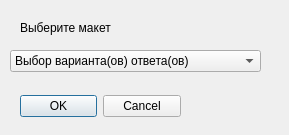
<?xml version="1.0" encoding="UTF-8"?>
<ui version="4.0">
 <class>Dialog</class>
 <widget class="QDialog" name="Dialog">
  <property name="geometry">
   <rect>
    <x>0</x>
    <y>0</y>
    <width>289</width>
    <height>135</height>
   </rect>
  </property>
  <property name="windowTitle">
   <string>Dialog</string>
  </property>
  <widget class="QDialogButtonBox" name="buttonBox">
   <property name="geometry">
    <rect>
     <x>20</x>
     <y>90</y>
     <width>161</width>
     <height>32</height>
    </rect>
   </property>
   <property name="orientation">
    <enum>Qt::Horizontal</enum>
   </property>
   <property name="standardButtons">
    <set>QDialogButtonBox::Cancel|QDialogButtonBox::Ok</set>
   </property>
  </widget>
  <widget class="QComboBox" name="paramSelect_maket">
   <property name="geometry">
    <rect>
     <x>10</x>
     <y>50</y>
     <width>251</width>
     <height>22</height>
    </rect>
   </property>
   <item>
    <property name="text">
     <string>Выбор варианта(ов) ответа(ов)</string>
    </property>
   </item>
   <item>
    <property name="text">
     <string>Запись ответа</string>
    </property>
   </item>
   <item>
    <property name="text">
     <string>Сопоставление</string>
    </property>
   </item>
   <item>
    <property name="text">
     <string>Развернутый ответ (проверяется вручную)</string>
    </property>
   </item>
  </widget>
  <widget class="QLabel" name="visual_choose_maket">
   <property name="geometry">
    <rect>
     <x>20</x>
     <y>20</y>
     <width>101</width>
     <height>16</height>
    </rect>
   </property>
   <property name="text">
    <string>Выберите макет</string>
   </property>
  </widget>
 </widget>
 <resources/>
 <connections>
  <connection>
   <sender>buttonBox</sender>
   <signal>accepted()</signal>
   <receiver>Dialog</receiver>
   <slot>accept()</slot>
   <hints>
    <hint type="sourcelabel">
     <x>248</x>
     <y>254</y>
    </hint>
    <hint type="destinationlabel">
     <x>157</x>
     <y>274</y>
    </hint>
   </hints>
  </connection>
  <connection>
   <sender>buttonBox</sender>
   <signal>rejected()</signal>
   <receiver>Dialog</receiver>
   <slot>reject()</slot>
   <hints>
    <hint type="sourcelabel">
     <x>316</x>
     <y>260</y>
    </hint>
    <hint type="destinationlabel">
     <x>286</x>
     <y>274</y>
    </hint>
   </hints>
  </connection>
 </connections>
</ui>
